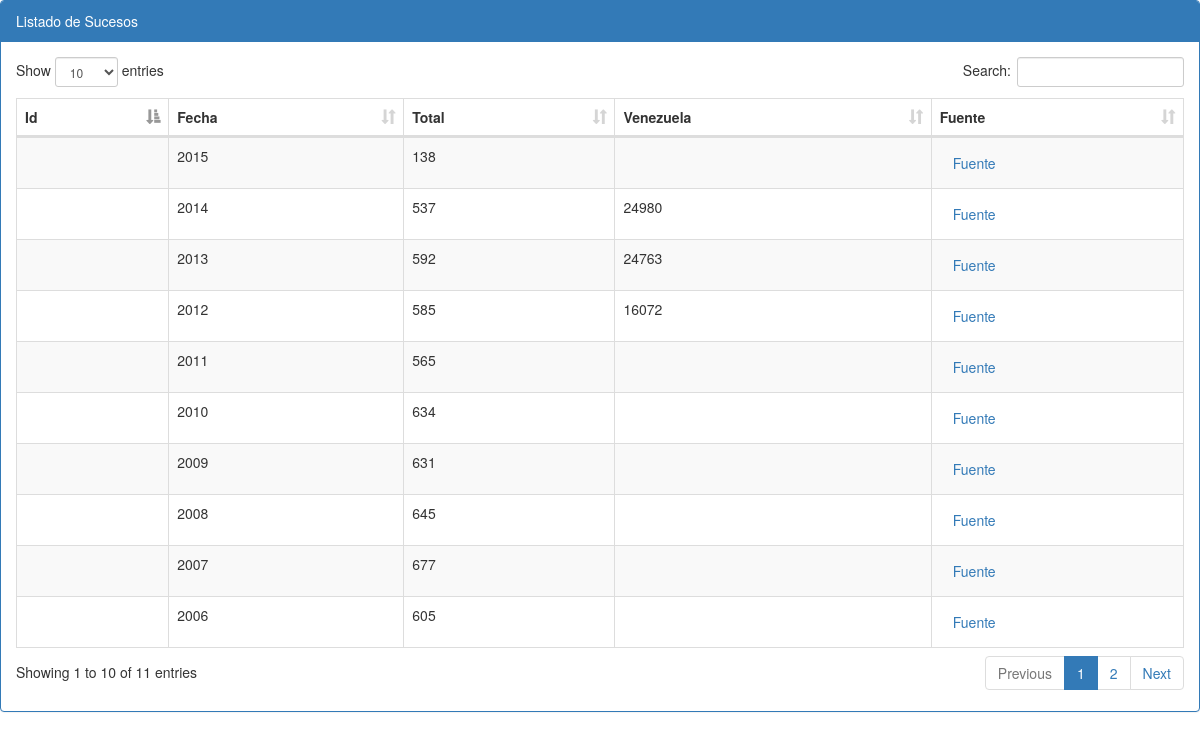
Page /sucesos_histo/lis_sucesos_histo.php on the earlier database version.
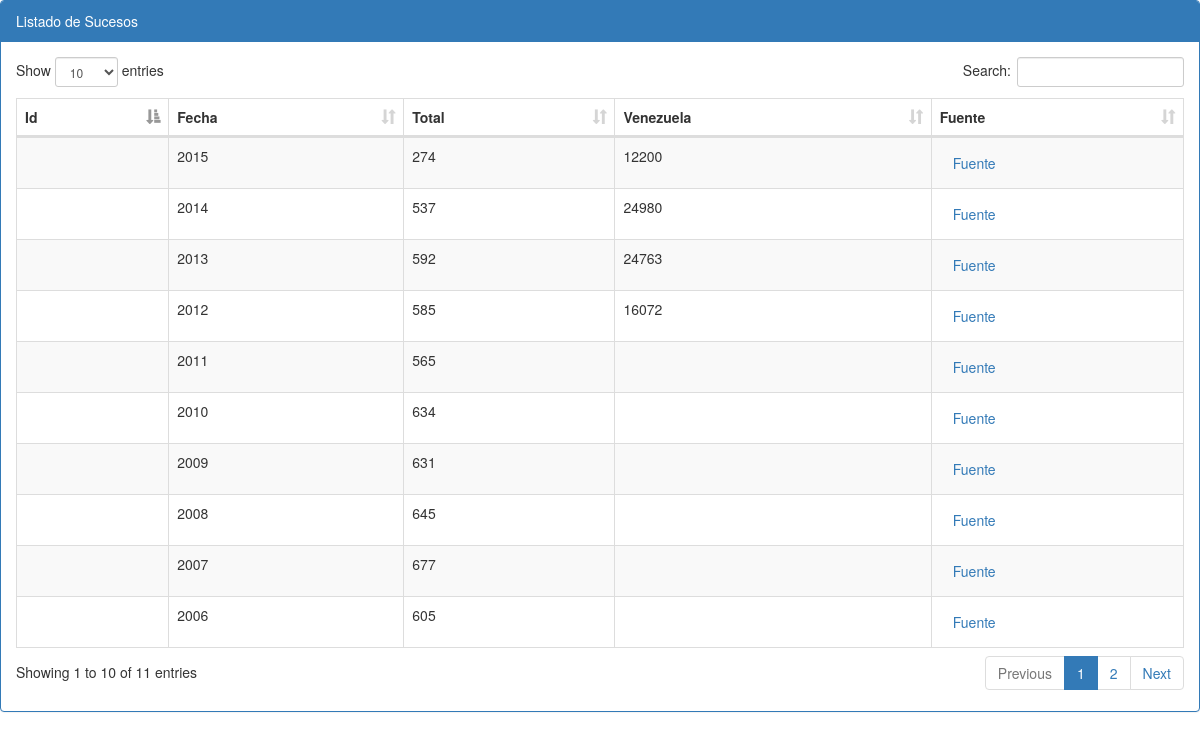
Same page on the later database version.
### tables this page shows
CREATE TABLE IF NOT EXISTS `histo_homicidios` (
  `histo_id` int(11) DEFAULT NULL,
  `estado_id` smallint(6) DEFAULT NULL,
  `municipio_id` smallint(6) DEFAULT NULL,
  `ano` smallint(6) DEFAULT NULL,
  `delito_id` int(11) DEFAULT NULL,
  `delito_detalle_id` int(11) DEFAULT NULL,
  `total` int(11) DEFAULT NULL,
  `total_vzla` int(11) DEFAULT NULL,
  `total_resueltos` smallint(6) DEFAULT NULL,
  `total_resueltos_vzla` int(11) DEFAULT NULL,
  `impunidad` smallint(6) DEFAULT NULL,
  `impunidad_vzla` int(11) DEFAULT NULL,
  `tasa_x_100k` float DEFAULT NULL,
  `tasa_x_100k_caracas` float DEFAULT NULL,
  `tasa_x_100k_vzla` float DEFAULT NULL,
  `ranking_mundial` int(11) DEFAULT NULL,
  `ranking_mundial_caracas` int(11) DEFAULT NULL,
  `hombres` smallint(6) DEFAULT NULL,
  `menores` smallint(6) DEFAULT NULL,
  `mujeres` smallint(6) DEFAULT NULL,
  `edad_promedio` decimal(2,1) NOT NULL,
  `arma_d_fuego` smallint(6) DEFAULT NULL,
  `en_san_felix` smallint(6) DEFAULT NULL,
  `en_puerto_ordaz` smallint(6) DEFAULT NULL,
  `arma_blanca` smallint(6) DEFAULT NULL,
  `arma_contusa` smallint(6) DEFAULT NULL,
  `enero` smallint(6) DEFAULT NULL,
  `febrero` smallint(6) DEFAULT NULL,
  `marzo` smallint(6) DEFAULT NULL,
  `abril` smallint(6) DEFAULT NULL,
  `mayo` smallint(6) DEFAULT NULL,
  `junio` smallint(6) DEFAULT NULL,
  `julio` int(11) DEFAULT NULL,
  `agosto` smallint(6) DEFAULT NULL,
  `septiembre` smallint(6) DEFAULT NULL,
  `octubre` smallint(6) DEFAULT NULL,
  `noviembre` smallint(6) DEFAULT NULL,
  `diciembre` smallint(6) DEFAULT NULL,
  `total_ano_anterior` int(11) DEFAULT NULL,
  `acumulado_a_la_fecha` int(11) DEFAULT NULL,
  `fuente` varchar(150) DEFAULT NULL,
  `otra_fuente1` varchar(150) DEFAULT NULL,
  `otra_fuente2` varchar(150) DEFAULT NULL,
  `fecha_ingreso_data` datetime DEFAULT NULL,
  `usuario` varchar(8) DEFAULT NULL
);

### adodb/adodb.inc.php (called while the page is built, shortened)
<?php
if (!defined('_ADODB_LAYER')) {
	GLOBAL
		$ADODB_vers,
		$ADODB_COUNTRECS,
		$ADODB_CACHE_DIR,
		$ADODB_CACHE,
		$ADODB_CACHE_CLASS,
		$ADODB_EXTENSION,
		$ADODB_COMPAT_FETCH,
	 	$ADODB_FETCH_MODE,
		$ADODB_GETONE_EOF,
		$ADODB_QUOTE_FIELDNAMES;
	abstract class ADOConnection {
	var $database = '';
	var $host = '';
	var $user = '';
	var $debug = false;
	var $true = '1';
	var $false = '0';
	var $fetchMode=false;
	var $bulkBind = false;
	var $_queryID = false;
	var $_bindInputArray = false;
	function Connect($argHostname = "", $argUsername = "", $argPassword = "", $argDatabaseName = "", $forceNew = false)
	{
		if ($argHostname != "") $this->host = $argHostname;
		if ($argUsername != "") $this->user = $argUsername;
		if ($argDatabaseName != "") $this->database = $argDatabaseName;
		if ($forceNew) {
			if ($rez=$this->_nconnect($this->host, $this->user, $argPassword, $this->database)) return true;
		} else {
			 if ($rez=$this->_connect($this->host, $this->user, $argPassword, $this->database)) return true;
		}
		return $ret;
	}
	function Prepare($sql)
	{
		return $sql;
	}
	function SetFetchMode($mode)
	{
		$old = $this->fetchMode;
		$this->fetchMode = $mode;
		if ($old === false) {
		global $ADODB_FETCH_MODE;
			return $ADODB_FETCH_MODE;
		}
		return $old;
	}
	function Execute($sql,$inputarr=false)
	{
		if ($inputarr !== false) {
			if (!is_array($inputarr)) $inputarr = array($inputarr);
			$element0 = reset($inputarr);
			$array_2d = $this->bulkBind && is_array($element0) && !is_object(reset($element0));
			unset($element0);
			if (!is_array($sql) && !$this->_bindInputArray) {
				$sqlarr = explode('?',$sql);
				$nparams = sizeof($sqlarr)-1;
				if (!$array_2d) $inputarr = array($inputarr);
				foreach($inputarr as $arr) {
					$sql = ''; $i = 0;
					while(list(, $v) = each($arr)) {
						$sql .= $sqlarr[$i];
						$typ = gettype($v);
						if ($typ == 'string')
							$sql .= $this->qstr($v);
						else if ($typ == 'double')
							$sql .= str_replace(',','.',$v);
						else if ($typ == 'boolean')
							$sql .= $v ? $this->true : $this->false;
						else if ($typ == 'object') {
							if (method_exists($v, '__toString')) $sql .= $this->qstr($v->__toString());
							else $sql .= $this->qstr((string) $v);
						} else if ($v === null)
							$sql .= 'NULL';
						else
							$sql .= $v;
						$i += 1;
						if ($i == $nparams) break;
					}
					if (isset($sqlarr[$i])) {
						$sql .= $sqlarr[$i];
						if ($i+1 != sizeof($sqlarr)) $this->outp_throw( "Input Array does not match ?: ".htmlspecialchars($sql),'Execute');
					} else if ($i != sizeof($sqlarr))
						$this->outp_throw( "Input array does not match ?: ".htmlspecialchars($sql),'Execute');
					$ret = $this->_Execute($sql);
					if (!$ret) return $ret;
				}
			} else {
				if ($array_2d) {
					if (is_string($sql))
						$stmt = $this->Prepare($sql);
					else
						$stmt = $sql;
					foreach($inputarr as $arr) {
						$ret = $this->_Execute($stmt,$arr);
						if (!$ret) return $ret;
					}
				} else {
					$ret = $this->_Execute($sql,$inputarr);
				}
			}
		} else {
			$ret = $this->_Execute($sql,false);
		}
		return $ret;
	}
	function _Execute($sql,$inputarr=false)
	{
		if ($this->debug) {
			global $ADODB_INCLUDED_LIB;
			if (empty($ADODB_INCLUDED_LIB)) include(ADODB_DIR.'/adodb-lib.inc.php');
			$this->_queryID = _adodb_debug_execute($this, $sql,$inputarr);
		} else {
			$this->_queryID = @$this->_query($sql,$inputarr);
		}
		$rs = new $rsclass($this->_queryID,$this->fetchMode);
		$rs->connection = $this;
		$rs->Init();
		if (is_array($sql)) $rs->sql = $sql[0];
		else $rs->sql = $sql;
		return $rs;
	}
}
	class ADORecordSet implements IteratorAggregate {
	var $canSeek = false;
	var $_numOfRows = -1;
	var $_numOfFields = -1;
	var $_currentRow = -1;
	function ADORecordSet($queryID)
	{
		$this->_queryID = $queryID;
	}
	function Init()
	{
		if ($this->_numOfRows != 0 && $this->_numOfFields && $this->_currentRow == -1) {
			$this->_currentRow = 0;
			if ($this->EOF = ($this->_fetch() === false)) {
				$this->_numOfRows = 0;
			}
		} else {
			$this->EOF = true;
		}
	}
	function Move($rowNumber = 0)
	{
		if ($this->canSeek) {
			if ($this->_seek($rowNumber)) {
				$this->_currentRow = $rowNumber;
				if ($this->_fetch()) {
					return true;
				}
			} else {
				$this->EOF = true;
				return false;
			}
		}
		return false;
	}
}
	function ADOLoadCode($dbType)
	{
		$db = strtolower($dbType);
		switch ($db) {
			default:
				$class = $db; break;
		}
		$file = ADODB_DIR."/drivers/adodb-".$db.".inc.php";
		if (class_exists("ADODB_" . $class)) return $class;
		return false;
	}
	function ADONewConnection($db='')
	{
	GLOBAL $ADODB_NEWCONNECTION, $ADODB_LASTDB;
		$errorfn = (defined('ADODB_ERROR_HANDLER')) ? ADODB_ERROR_HANDLER : false;
		if(empty($obj)) {
			if (!isset($ADODB_LASTDB)) $ADODB_LASTDB = '';
			if ($db != $ADODB_LASTDB) $db = ADOLoadCode($db);
			$cls = 'ADODB_'.$db;
			$obj = new $cls();
		}
		return $obj;
	}
}

### connections/guayana_s.php (called while the page is built, shortened)
<?php
		require_once(CONN_DIR."/../adodb/adodb.inc.php");
		class Conexion {
					private $dbConn;
					function __construct() {
						    $this->servidor='localhost';
						    $this->nombreBD='guayana_segura';
							$this->user='ag09504';
							$this->password='ag09504';
							$this->dbConn=ADONewConnection('mysql');
							$this->dbConn->Connect($this->servidor,$this->user,$this->password,$this->nombreBD);
					}
					function getDbConn() {
					    return $this->dbConn;
					}
		}
?>

### adodb/drivers/adodb-mysql.inc.php (called while the page is built, shortened)
<?php
if (! defined("_ADODB_MYSQL_LAYER")) {
class ADODB_mysql extends ADOConnection {
	var $forceNewConnect = false;
	var $clientFlags = 0;
	function _connect($argHostname, $argUsername, $argPassword, $argDatabasename)
	{
		if (ADODB_PHPVER >= 0x4300)
			$this->_connectionID = mysql_connect($argHostname,$argUsername,$argPassword,
												$this->forceNewConnect,$this->clientFlags);
		else if (ADODB_PHPVER >= 0x4200)
			$this->_connectionID = mysql_connect($argHostname,$argUsername,$argPassword,
												$this->forceNewConnect);
		else
			$this->_connectionID = mysql_connect($argHostname,$argUsername,$argPassword);
		if ($argDatabasename) return $this->SelectDB($argDatabasename);
		return true;
	}
	function SelectDB($dbName)
	{
		if ($this->_connectionID) {
			return @mysql_select_db($dbName,$this->_connectionID);
		}
		else return false;
	}
	function _query($sql,$inputarr=false)
	{
	return mysql_query($sql,$this->_connectionID);
	}
}
class ADORecordSet_mysql extends ADORecordSet{
	function ADORecordSet_mysql($queryID,$mode=false)
	{
		switch ($mode)
		{
		case ADODB_FETCH_ASSOC:$this->fetchMode = MYSQL_ASSOC; break;
		}
	}
	function _initrs()
	{
		$this->_numOfRows = @mysql_num_rows($this->_queryID);
		$this->_numOfFields = @mysql_num_fields($this->_queryID);
	}
	function Fields($colname)
	{
		if ($this->fetchMode != MYSQL_NUM) return @$this->fields[$colname];
		 return $this->fields[$this->bind[strtoupper($colname)]];
	}
	function MoveNext()
	{
		if (@$this->fields = mysql_fetch_array($this->_queryID,$this->fetchMode)) {
			return true;
		}
		return false;
	}
	function _fetch()
	{
		$this->fields =  @mysql_fetch_array($this->_queryID,$this->fetchMode);
		return is_array($this->fields);
	}
}
}

### sucesos_histo/lis_sucesos_histo.php (the view, shortened to what the changed rows need)
<!DOCTYPE html>
<html lang="en">
<head>
    <link rel="stylesheet" href="../css/bootstrap.min.css">
    <link rel="stylesheet" href="../css/dataTables.bootstrap.css">
</head>
<body>
<div class="row">
	<div class="col-sm-12">
        <div class="panel panel-primary">
	    		<div class="panel-body">
		            <table class="table table-striped table-bordered" id="datatables">
		              <thead>
		                <tr>
		                  <th>Id</th>
						  <th>Fecha</th>
		                  <th>Total</th>
						  <th>Venezuela</th>
						  <th>Fuente</th>
						</tr>
		              </thead>
		              <tbody>
			              <?php
							include_once '../connections/guayana_s.php';
							$conexion=new Conexion();
							$db=$conexion->getDbConn();
							$db->debug = false;
							$db->SetFetchMode(ADODB_FETCH_ASSOC);
							$query_sucesos = $db->Prepare("SELECT histo_id, ano, total, total_vzla, fuente, otra_fuente1, otra_fuente2
							FROM histo_homicidios ORDER BY ano DESC");
							$rs_sucesos = $db->Execute($query_sucesos);
						 while(!$rs_sucesos->EOF){
							echo '<tr>';
								echo '<td><a class="btn ampliar" href="homicidios.php?suceso_id='.$rs_sucesos->Fields('histo_id').'" class="btn btn-primary btn-lg">'.$rs_sucesos->Fields('suceso_id').'</a></td>';
								echo '<td>'. $rs_sucesos->Fields('ano') . '</td>';
								echo '<td>'. $rs_sucesos->Fields('total') . '</td>';
								echo '<td>'. $rs_sucesos->Fields('total_vzla') . '</td>';
								echo '<td><a class="btn" href="'.$rs_sucesos->Fields('fuente').'" target="_blank">Fuente</a></td>';
							echo '</tr>';
								$rs_sucesos->MoveNext();
								}
							?>
						</tbody>
			        </table>
    			</div>
			</div>
    	</div>
</div>
</body>
</html>

Differences in the rows shown:
changed histo_homicidios (number 1 of 10 on the later page): total "138" → "274"; total_vzla (not shown) → "12200"
